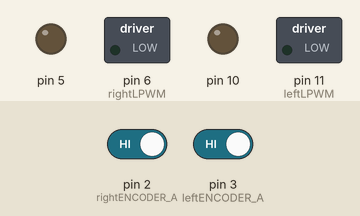
Simulated run of this sketch. Board: Arduino Uno, built with avr-gcc and run on an emulated ATmega328P. On the bench: switched loads named in the sketch (green lamp = pin HIGH), output pins drawn as LEDs (lit = HIGH). Inputs (shaded band) come from the test bench; at power-on: pin 2 (rightENCODER_A) HIGH, pin 3 (leftENCODER_A) HIGH. What the sketch prints to the serial monitor is not drawn.

Above: at 0.1 s.
At 3.1 s:
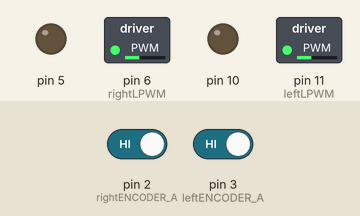
Timing chart, 0 to 4.6 s (numbered marks = the images above):
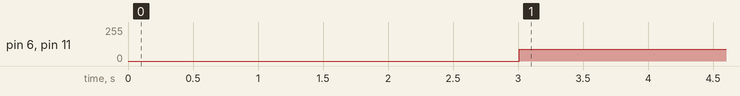

The sketch:

timeToCompMeter.ino
```cpp
/*
  this code will give us time taken by given pwm to complete 1 meter
  distance. it takes the total ticks match the encoder tcks and stop.
  we have taken 10 readings from 65 to 110 to find PWM and vel rel.
*/

int rightRPWM = 5;  // Digital/PWM pin 5 to the RPWM on the BTS7960
int rightLPWM = 6;  // Digital/PWM pin 6 to the LPWM on the BTS7960

int leftRPWM = 10;  // Digital/PWM pin 9 to the RPWM on the BTS7960
int leftLPWM = 11;  // Digital/PWM pin 10 to the LPWM on the BTS7960

// // Enable "Left" and "Right" movement
// #define rightENCODER_B 18
// #define leftENCODER_B 19

#define rightENCODER_A 2
#define leftENCODER_A 3

//////ticks per meter determin experimentally
int totalticks1 = 387;
int totalticks2 = 369;

volatile int pulseCountA = 0;
volatile int pulseCountB = 0;

//////for calculating the time
unsigned long currentMillis;
unsigned long previousMillis;

void setup() {

  Serial.begin(9600);

  pinMode(5, OUTPUT);
  pinMode(6, OUTPUT);
  pinMode(10, OUTPUT);
  pinMode(11, OUTPUT);

  pinMode(rightENCODER_A, INPUT_PULLUP);
  pinMode(leftENCODER_A, INPUT_PULLUP);

  // Attach interrupts to the encoder pins (rising edge)
  attachInterrupt(digitalPinToInterrupt(rightENCODER_A), countPulseA, RISING);
  attachInterrupt(digitalPinToInterrupt(leftENCODER_A), countPulseB, RISING);
  delay(3000);

}

void loop()
{
  //prints the encoder ticks
  Serial.print(pulseCountA);
  Serial.print(",");
  Serial.println(pulseCountB);
  delay(10);

  //measure the time when it will complete the total ticks
 currentMillis = millis();
  if(currentMillis - previousMillis >=10)
  {
    previousMillis = currentMillis;
    if (pulseCountA >= totalticks1 && pulseCountB >= totalticks2)
    {
      stop();
    }
    else
    {
      start();
    }
    Serial.println(previousMillis);
  }
  /*if(Serial.available()>0)
  {
    char c= Serial.read();
    if(c = 'b')
    {
      stop();
    }
  }*/
}

//count encoder ticks of right motor
void countPulseA()
{
  pulseCountA++;
}
//count encoder ticks of left motor
void countPulseB()
{
  pulseCountB++;
}
//forward movement
void start()
{
   analogWrite(rightLPWM, 90);
   analogWrite(leftLPWM, 90);

}
//will stop
void stop()
{
   analogWrite(rightLPWM, 0);
   analogWrite(leftLPWM, 0);
}
```

Measured:
- by itself, pin 6 (rightLPWM), pin 11 (leftLPWM): 0/255 → 90/255 at 3.0 s
